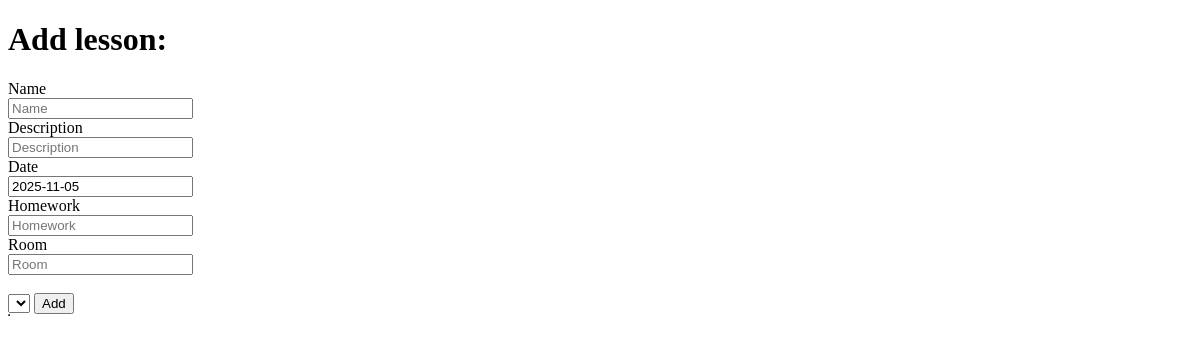
The app's page /teacher/lessons/, older data.
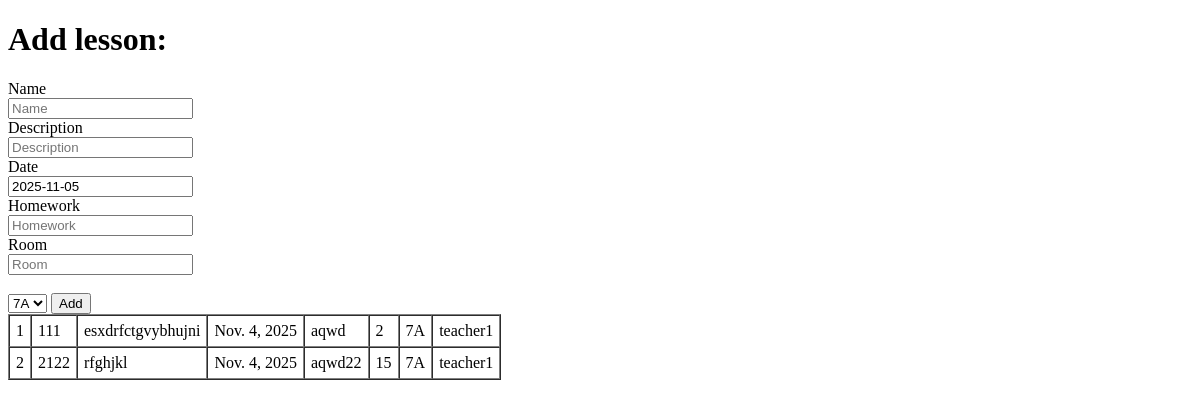
The same page, newer data.
### common_data/models.py (models this page shows)
class Lesson(models.Model):
    name = models.CharField(max_length=100)
    description = models.TextField()
    date = models.DateField()
    teacher = ForeignKey(User, on_delete=models.CASCADE)
    sclass = ForeignKey(SchoolClass, on_delete=models.CASCADE)
    homework = models.TextField()
    lesson_type = models.IntegerField(null=True, blank=True)
    room = models.CharField(max_length=100)

class SchoolClass(models.Model):
    class_name = models.CharField(max_length=100)

### teacher/views.py (the view, shortened to what this page needs)
# urls.py: path("lessons/", views.Lessons.as_view(), name="lessons"),
class Lessons(View):
    def get(self, request, *args, **kwargs):
        all_lessons = Lesson.objects.all()
        all_classes = SchoolClass.objects.all()
        date = datetime.now().strftime("%Y-%m-%d")
        return render(request, 'lessons.html', {
            'all_lessons': all_lessons,
            'all_classes':all_classes,
            "datetime":date
        })

### templates/lessons.html (shortened to what this page needs)
<!DOCTYPE html>
<html lang="en">
<head>
</head>
<body>
    {% if student is None %}
    <h1>Add lesson:</h1>
        <form action="/teacher/lessons/", method="POST">
            <label for="name">Name</label><br>
            <input type="text" id="name" name="name" placeholder="Name"><br>
            <label for="description">Description</label><br>
            <input type="text" id="description" name="description" placeholder="Description"><br>
            <label for="date">Date</label><br>
            <input type="text" id="date" name="date" value="{{ datetime }}"><br>
            <label for="homework">Homework</label><br>
            <input type="text" id="homework" name="homework" placeholder="Homework"><br>
            <label for="room">Room</label><br>
            <input type="text" id="room" name="room" placeholder="Room"><br><br>
            <select name="sclass_id" id="">
                {% for current_class in all_classes%}
                    <option value="{{ current_class.id }}">{{current_class.class_name}}</option>
                {% endfor %}
            </select>
            <input type="submit" value="Add">
        </form>
    {% else %}
        <h1>My lessons:</h1>
    {% endif %}
<table border="1" cellpadding="6" cellspacing="0">
  <tbody>
    {% for lesson in all_lessons %}
      <tr id="lesson_{{ lesson.id }}">
        <td>{{ lesson.id }}</td>
        <td>{{ lesson.name }}</td>
        <td>{{ lesson.description }}</td>
        <td>{{ lesson.date }}</td>
        <td>{{ lesson.homework }}</td>
        <td>{{ lesson.room }}</td>
        <td>{{ lesson.sclass.class_name }}</td>
        <td>{{ lesson.teacher.username }}</td>
      </tr>
    {% endfor %}
  </tbody>
</table>
</body>
</html>

Row changes from the older to the newer data that the page shows:
added Lesson: id "1", name "111", description "esxdrfctgvybhujni", date "Nov. 4, 2025", homework "aqwd", room "2", sclass.class_name "7A", teacher.username "teacher1"
added Lesson: id "2", name "2122", description "rfghjkl", date "Nov. 4, 2025", homework "aqwd22", room "15", sclass.class_name "7A", teacher.username "teacher1"
Text that changed along with them:
form field sclass_id: (not shown) → "7A"
